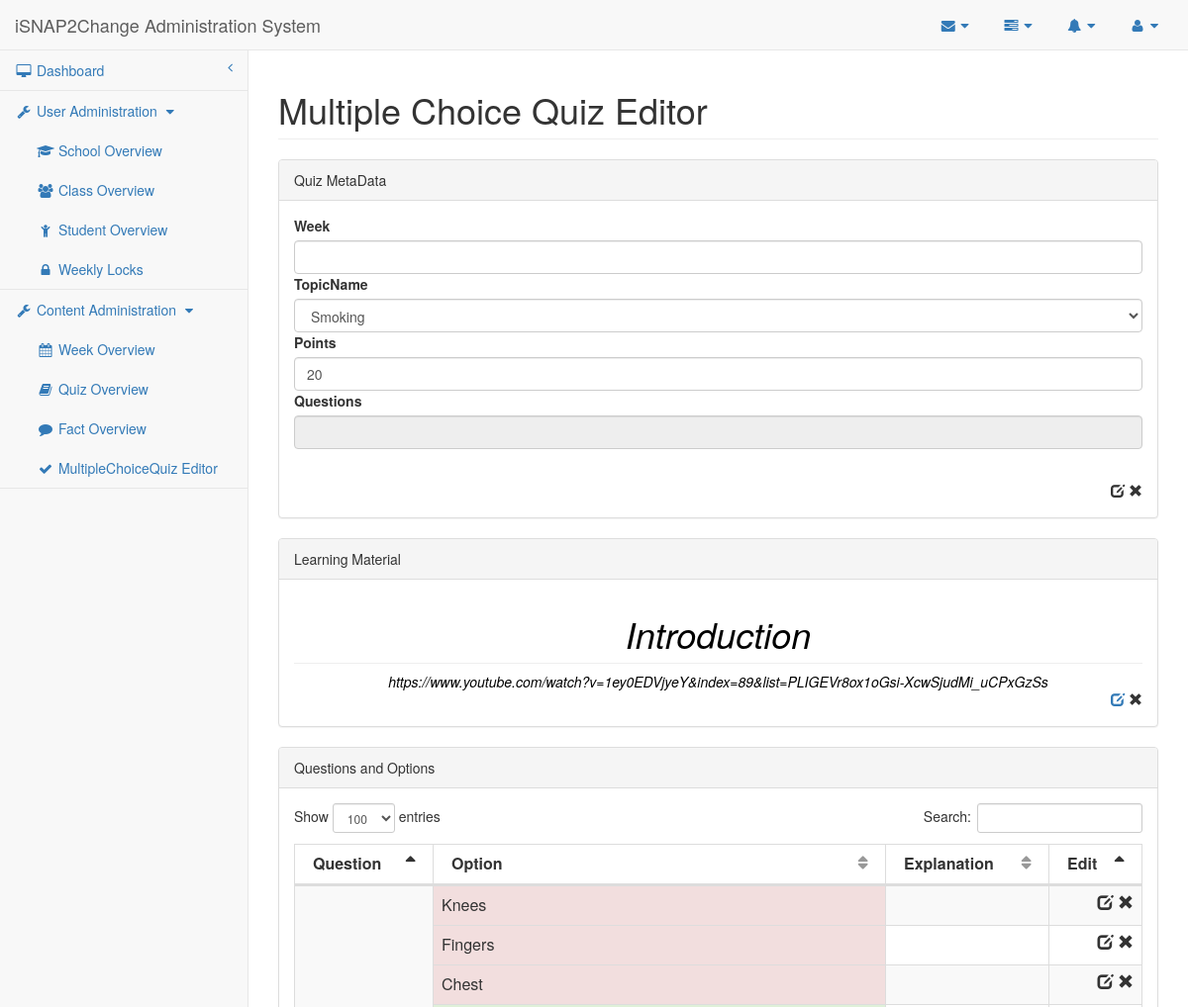
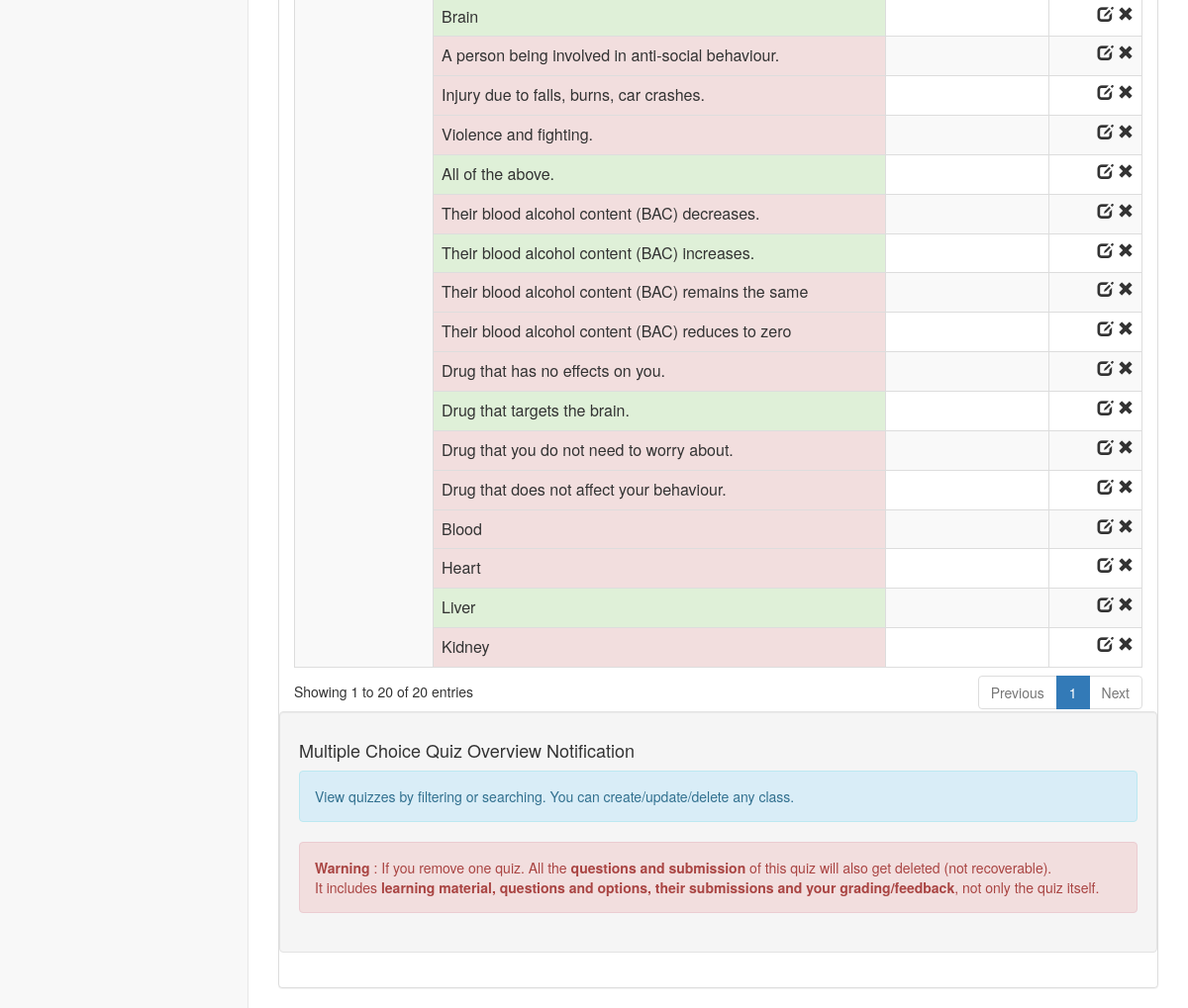
Page /isnap2change/researcher/mcq-viewer.php?quizid=2 on the committed database (2 pictures, top to bottom).
### tables this page shows
CREATE TABLE IF NOT EXISTS `Learning_Material` (
    MaterialID MEDIUMINT AUTO_INCREMENT,
    Content LONGTEXT,
    QuizID MEDIUMINT,
    CONSTRAINT Learning_Material_MaterialID_PK PRIMARY KEY (MaterialID),
    CONSTRAINT Learning_Material_QuizID_FK FOREIGN KEY (QuizID)
        REFERENCES Quiz (QuizID)
        ON DELETE CASCADE ON UPDATE CASCADE
);

CREATE TABLE IF NOT EXISTS `Topic` (
    TopicID MEDIUMINT AUTO_INCREMENT,
    TopicName VARCHAR(190) UNIQUE,
    CONSTRAINT Topic_TopicID_PK PRIMARY KEY (TopicID)
);

CREATE TABLE IF NOT EXISTS `Option` (
    OptionID MEDIUMINT AUTO_INCREMENT,
    Content TEXT,    
    Explanation TEXT,
    MCQID MEDIUMINT,
    CONSTRAINT Option_OptionID_PK PRIMARY KEY (OptionID),
    CONSTRAINT Option_MCQID_FK FOREIGN KEY (MCQID)
        REFERENCES MCQ_Question (MCQID)
        ON DELETE CASCADE ON UPDATE CASCADE
);

### isnap2change/researcher/get-quiz-points.php (called while the page is built, shortened)
<?php
    function getQuizPoints($quizid){
        $pointsBySection = array('MCQ', 'Matching', 'Calculator', 'Poster');
        $pointsByQuestion = array('SAQ');
        $conn = db_connect();
        $quizTypeSql = "SELECT QuizType
        FROM Quiz WHERE QuizID = ?";
        $quizTypeQuery = $conn->prepare($quizTypeSql);
        $quizTypeQuery->execute(array($quizid));
        $quizTypeResult = $quizTypeQuery->fetch(PDO::FETCH_OBJ);
        $quizType = $quizTypeResult->QuizType;
        if(in_array($quizType, $pointsBySection)){
            $pointsSql = "SELECT Points FROM Quiz NATURAL JOIN (SELECT QuizID, Points FROM MCQ_Section AS MCQPoints UNION SELECT QuizID , Points FROM Matching_Section AS MatchingPoints) AS QuizPoints WHERE QuizID = ?";
            $pointsQuery = $conn->prepare($pointsSql);
            $pointsQuery->execute(array($quizid));
            $pointsResult = $pointsQuery->fetch(PDO::FETCH_OBJ);
            if($pointsResult != null)
                $points = $pointsResult->Points;
            else $points = 0;
        } else if(in_array($quizType, $pointsByQuestion)){
            $pointsSql = "SELECT SUM(Points) AS SumPoints FROM Quiz NATURAL JOIN SAQ_Section NATURAL JOIN SAQ_Question WHERE QuizID = ?";
            $pointsQuery = $conn->prepare($pointsSql);
            $pointsQuery->execute(array($quizid));
            $pointsResult = $pointsQuery->fetch(PDO::FETCH_OBJ);
            $points = $pointsResult->SumPoints;
        }
        return $points;
    }
?>

### isnap2change/researcher/mcq-viewer.php (the view, shortened to what this page needs)
<?php
    require_once("/get-quiz-points.php");
    $conn = db_connect();
    $columnName = array('QuizID','Week','TopicName','Points', 'Questions');
    if($_SERVER["REQUEST_METHOD"] == "GET"){
        if(isset($_GET['quizid'])){
        $quizID = $_GET['quizid'];
        $quizSql = "SELECT QuizID, Week, TopicName, COUNT(*) AS Questions
                   FROM Quiz NATURAL JOIN Topic NATURAL JOIN MCQ_Section NATURAL JOIN MCQ_Question WHERE QuizID = ?";
        $quizQuery = $conn->prepare($quizSql);
        $quizQuery->execute(array($quizID));
        $quizResult = $quizQuery->fetch(PDO::FETCH_OBJ);
        }
        $topicSql = "SELECT TopicID, TopicName FROM Topic ORDER BY TopicID";
        $topicQuery = $conn->prepare($topicSql);
        $topicQuery->execute(array());
        $topicResult = $topicQuery->fetchAll(PDO::FETCH_OBJ);
        $materialSql = "SELECT Content, TopicName
                        FROM   Learning_Material NATURAL JOIN Quiz
                                                 NATURAL JOIN Topic
                        WHERE  QuizID = ?";
        $materialQuery = $conn->prepare($materialSql);
        $materialQuery->execute(array($quizID));
        $materialRes = $materialQuery->fetch(PDO::FETCH_OBJ);
        $mcqSql = "SELECT MCQID, Question, CorrectChoice, Content, Explanation
				   FROM   MCQ_Section NATURAL JOIN MCQ_Question
								  NATURAL JOIN `Option`
			       WHERE  QuizID = ?
			       ORDER BY MCQID";
		$mcqQuery = $conn->prepare($mcqSql);
		$mcqQuery->execute(array($quizID));
        $mcqResult = $mcqQuery->fetchAll(PDO::FETCH_OBJ);
        $mcqQuesColName = array('MCQID','Question','Option', 'Explanation','Edit');
	}
?>
<!DOCTYPE html>
<html lang="en">
<head>
    <link href="../bower_components/bootstrap/dist/css/bootstrap.min.css" rel="stylesheet">
    <link href="../bower_components/metisMenu/dist/metisMenu.min.css" rel="stylesheet">
    <link href="../bower_components/datatables-plugins/integration/bootstrap/3/dataTables.bootstrap.css" rel="stylesheet">
    <link href="../dist/css/sb-admin-2.css" rel="stylesheet">
    <link href="../bower_components/font-awesome/css/font-awesome.min.css" rel="stylesheet" type="text/css">
</head>
<body>
    <div id="wrapper">
        <div w3-include-html="navigation.html"></div>
        <div id="page-wrapper">
            <div class="row">
                <div class="col-lg-12">
                    <h1 class="page-header">Multiple Choice Quiz Editor</h1>
                </div>
            </div>
            <div class="row">
                <div class="col-lg-12">
                    <div class="panel panel-default">
                        <div class="panel-heading">
                            Quiz MetaData
                        </div>
                        <div class="panel-body">
                            <form id="submission" method="post" action="<?php echo $_SERVER['PHP_SELF']; ?>">
                            <?php for($i=0; $i<count($columnName); $i++) {
                                    if($columnName[$i]!='TopicName'){ ?>
                                    <label for='<?php echo $columnName[$i]; ?>' <?php if ($i==0){ echo 'style="display:none"';} ?>><?php echo $columnName[$i]; ?></label>
                                    <input type="text" class="form-control metadatainput" id="<?php echo $columnName[$i]; ?>" name="<?php echo strtolower($columnName[$i]); ?>"
                                    <?php if ($i==0){ echo 'style="display:none"';} ?> value="<?php if($i!=3) {echo $quizResult->$columnName[$i];} else  {echo getQuizPoints($quizResult->QuizID);} ?>" required></input>
                                <?php }
                                else {?>
                                    <label for='<?php echo $columnName[$i]; ?>' <?php if ($i==0){ echo 'style="display:none"';} ?>><?php echo $columnName[$i]; ?></label>
                                    <select class="form-control metadatainput" id="<?php echo $columnName[$i]; ?>" form="submission" name="<?php echo strtolower($columnName[$i]);?>" required>
                                      <?php for($j=0; $j<count($topicResult); $j++) {?>
                                        <option value='<?php echo $topicResult[$j]->TopicName ?>' <?php if($topicResult[$j]->TopicName == $quizResult->$columnName[$i])echo 'selected' ?>><?php echo $topicResult[$j]->TopicName ?></option>
                                      <?php } ?>
                                    </select>
                                <?php }
                            }?>
                                <br>
                            </form>
                            <span class="glyphicon glyphicon-remove pull-right" aria-hidden="true"></span><span class="pull-right" aria-hidden="true">&nbsp;</span><span class="glyphicon glyphicon-edit pull-right" data-toggle="modal" data-target="#dialog" aria-hidden="true"></span>
                        </div>
                    </div>
                    <div class="panel panel-default">
                        <div class="panel-heading">
                            Learning Material
                        </div>
                        <div class="panel-body">
                            <div class="heading" style="color: black; max-height:10vh; text-align:center; border-bottom: 1px solid #eee;">
                                <h1 style='padding: 0px;'>
								<i>	<?php echo $materialRes->TopicName; ?> </i>
                                </h1>
                            </div>
                            <div class="para" style="padding-left:15px; padding-right:15px; padding-top:8px; text-align:center;">
                                <div style="color:black; justify-content:center; align-items:center;">
                                <i>
                                  <?php echo $materialRes->Content; ?></i>
                                </div>
                            </div>
                            <span class="glyphicon glyphicon-remove pull-right" aria-hidden="true"></span><span class="pull-right" aria-hidden="true">&nbsp;</span><a href="learning-material-editor.php?quizid=<?php echo $quizResult->QuizID ?>"><span class="glyphicon glyphicon-edit pull-right" aria-hidden="true"></span></a>
                        </div>
                    </div>
                    <div class="panel panel-default">
                        <div class="panel-heading">
                            Questions and Options
                        </div>
                        <div class="panel-body">
                            <div class="dataTable_wrapper">
                                <table class="table table-striped table-bordered table-hover" id="datatables">
                                    <thead>
                                        <tr>
                                        <?php for($i=0; $i<count($mcqQuesColName); $i++) {
                                            if ($i==0){?>
                                            <th style="display:none"><?php echo $mcqQuesColName[$i]; ?></th>
                                            <?php } else {?>
                                            <th><?php echo $mcqQuesColName[$i]; ?></th>
                                        <?php }
                                        }?>
                                        </tr>
                                    </thead>
                                    <tbody>
                                        <?php for($i=0; $i<count($mcqResult); $i++) {?>
                                        <tr class="<?php if($i % 2 == 0){echo "odd";} else {echo "even";} ?>">
                                            <td><?php echo $mcqResult[$i]->$mcqQuesColName[1] ?></td>
                                            <td class ="<?php if ($mcqResult[$i]->Content == $mcqResult[$i]->CorrectChoice) {echo 'bg-success';} else {echo 'bg-danger';} ?>">
                                                <?php echo $mcqResult[$i]->Content; ?>
                                            <td><?php echo $mcqResult[$i]->$mcqQuesColName[3] ?></td>
                                            <td><span class="glyphicon glyphicon-remove pull-right " aria-hidden="true"></span><span class="pull-right" aria-hidden="true">&nbsp;</span><span class="glyphicon glyphicon-edit pull-right" data-toggle="modal" data-target="#dialog" aria-hidden="true"></span></td>
                                        </tr>
                                    <?php } ?>
                                    </tbody>
                                </table>
                            </div>
                            <div class="well row">
                                <h4>Multiple Choice Quiz Overview Notification</h4>
                                <div class="alert alert-info">
                                    <p>View quizzes by filtering or searching. You can create/update/delete any class.</p>
                                </div>
                                <div class="alert alert-danger">
                                    <p><strong>Warning</strong> : If you remove one quiz. All the <strong>questions and submission</strong> of this quiz will also get deleted (not recoverable).</p> It includes <strong>learning material, questions and options, their submissions and your grading/feedback</strong>, not only the quiz itself.
                                </div>
                            </div>
                        </div>
                    </div>
                </div>
            </div>
        </div>
    </div>
    <link rel="stylesheet" href="https://code.jquery.com/ui/1.11.4/themes/ui-lightness/jquery-ui.css" />
    <link rel="stylesheet" href="https://code.jquery.com/qunit/qunit-1.18.0.css" />
    <link href="../bower_components/appendgrid/jquery.appendGrid-1.6.2.css" rel="stylesheet" />
</body>
</html>

### rows in the picture
learning_material: topic.TopicName "Introduction", Content "https://www.youtube.com/watch?v=1ey0EDVjyeY&index=89&list=PLIGEVr8ox1oGsi-XcwSjudMi_uCPxGzSs"
option: Content "Knees"
option: Content "Fingers"
option: Content "Chest"
option: Content "Brain"
option: Content "A person being involved in anti-social behaviour."
option: Content "Injury due to falls, burns, car crashes."
option: Content "Violence and fighting."
option: Content "All of the above."
option: Content "Their blood alcohol content (BAC) decreases."
option: Content "Their blood alcohol content (BAC) increases."
option: Content "Their blood alcohol content (BAC) remains the same"
option: Content "Their blood alcohol content (BAC) reduces to zero"
option: Content "Drug that has no effects on you."
option: Content "Drug that targets the brain."
option: Content "Drug that you do not need to worry about."
option: Content "Drug that does not affect your behaviour."
option: Content "Blood"
option: Content "Heart"
option: Content "Liver"
option: Content "Kidney"

### other values in the picture
$columnName[$i] "Week"
$columnName[$i] "TopicName"
$columnName[$i] "Points"
$columnName[$i] "Questions"
$mcqQuesColName[$i] "Question"
$mcqQuesColName[$i] "Option"
$mcqQuesColName[$i] "Explanation"
$mcqQuesColName[$i] "Edit"
form field value "Smoking"
